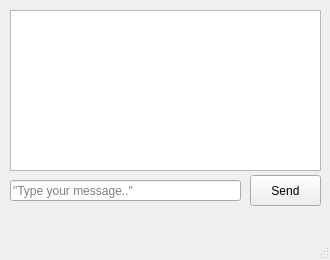
<?xml version="1.0" encoding="UTF-8"?>
<ui version="4.0">
 <class>MainWindow</class>
 <widget class="QMainWindow" name="MainWindow">
  <property name="geometry">
   <rect>
    <x>0</x>
    <y>0</y>
    <width>330</width>
    <height>260</height>
   </rect>
  </property>
  <property name="windowTitle">
   <string>MainWindow</string>
  </property>
  <widget class="QWidget" name="centralwidget">
   <widget class="QTextEdit" name="textEditChat">
    <property name="geometry">
     <rect>
      <x>10</x>
      <y>10</y>
      <width>311</width>
      <height>161</height>
     </rect>
    </property>
   </widget>
   <widget class="QLineEdit" name="lineEditInput">
    <property name="geometry">
     <rect>
      <x>10</x>
      <y>180</y>
      <width>231</width>
      <height>21</height>
     </rect>
    </property>
    <property name="placeholderText">
     <string>&quot;Type your message..&quot;</string>
    </property>
   </widget>
   <widget class="QPushButton" name="pushButtonSend">
    <property name="geometry">
     <rect>
      <x>250</x>
      <y>175</y>
      <width>71</width>
      <height>31</height>
     </rect>
    </property>
    <property name="text">
     <string>Send</string>
    </property>
   </widget>
  </widget>
  <widget class="QMenuBar" name="menubar">
   <property name="geometry">
    <rect>
     <x>0</x>
     <y>0</y>
     <width>330</width>
     <height>24</height>
    </rect>
   </property>
  </widget>
  <widget class="QStatusBar" name="statusbar"/>
 </widget>
 <resources/>
 <connections/>
</ui>
